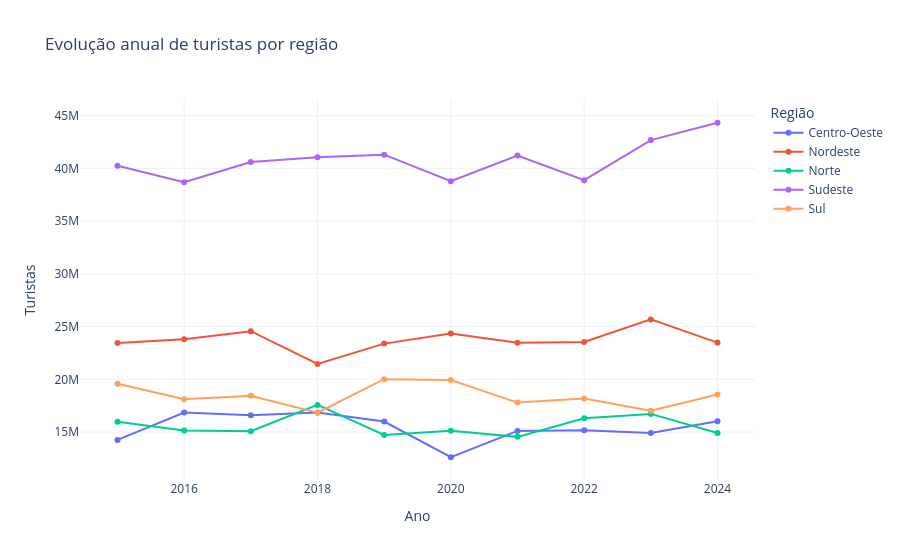

Write notebook code for a chart like this one.
### Markdown cell above
### 8.9 Visualização interativa (Plotly)

### Code cell
evolucao_regiao = base.groupby(["ano", "regiao"], as_index=False)["turistas"].sum()
figura = px.line(evolucao_regiao, x="ano", y="turistas", color="regiao", markers=True,
                 title="Evolução anual de turistas por região",
                 labels={"turistas": "Turistas", "ano": "Ano", "regiao": "Região"},
                 template="plotly_white")
figura.show()

### Figure 1 — Plotly figure (JSON) as saved in the notebook; plotly's stock layout.template omitted (floating-point values rounded to 4 significant figures)
{"data": [{"hovertemplate": "Região=Centro-Oeste<br>Ano=%{x}<br>Turistas=%{y}<extra></extra>", "legendgroup": "Centro-Oeste", "line": {"color": "#636efa", "dash": "solid"}, "marker": {"symbol": "circle"}, "mode": "lines+markers", "name": "Centro-Oeste", "orientation": "v", "showlegend": true, "type": "scatter", "x": [2015, 2016, 2017, 2018, 2019, 2020, 2021, 2022, 2023, 2024], "xaxis": "x", "y": [14255443, 16856581, 16592792, 16861571, 15996182, 12613499, 15111896, 15182964, 14914084, 16018199], "yaxis": "y"}, {"hovertemplate": "Região=Nordeste<br>Ano=%{x}<br>Turistas=%{y}<extra></extra>", "legendgroup": "Nordeste", "line": {"color": "#EF553B", "dash": "solid"}, "marker": {"symbol": "circle"}, "mode": "lines+markers", "name": "Nordeste", "orientation": "v", "showlegend": true, "type": "scatter", "x": [2015, 2016, 2017, 2018, 2019, 2020, 2021, 2022, 2023, 2024], "xaxis": "x", "y": [23443772, 23796079, 24563625, 21461579, 23386993, 24336515, 23461998, 23540839, 25680829, 23484052], "yaxis": "y"}, {"hovertemplate": "Região=Norte<br>Ano=%{x}<br>Turistas=%{y}<extra></extra>", "legendgroup": "Norte", "line": {"color": "#00cc96", "dash": "solid"}, "marker": {"symbol": "circle"}, "mode": "lines+markers", "name": "Norte", "orientation": "v", "showlegend": true, "type": "scatter", "x": [2015, 2016, 2017, 2018, 2019, 2020, 2021, 2022, 2023, 2024], "xaxis": "x", "y": [15985437, 15157310, 15089401, 17575921, 14720221, 15130949, 14545873, 16303202, 16723826, 14909014], "yaxis": "y"}, {"hovertemplate": "Região=Sudeste<br>Ano=%{x}<br>Turistas=%{y}<extra></extra>", "legendgroup": "Sudeste", "line": {"color": "#ab63fa", "dash": "solid"}, "marker": {"symbol": "circle"}, "mode": "lines+markers", "name": "Sudeste", "orientation": "v", "showlegend": true, "type": "scatter", "x": [2015, 2016, 2017, 2018, 2019, 2020, 2021, 2022, 2023, 2024], "xaxis": "x", "y": [40256143, 38688372, 40611477, 41049586, 41297274, 38780621, 41220855, 38884794, 42679020, 44324727], "yaxis": "y"}, {"hovertemplate": "Região=Sul<br>Ano=%{x}<br>Turistas=%{y}<extra></extra>", "legendgroup": "Sul", "line": {"color": "#FFA15A", "dash": "solid"}, "marker": {"symbol": "circle"}, "mode": "lines+markers", "name": "Sul", "orientation": "v", "showlegend": true, "type": "scatter", "x": [2015, 2016, 2017, 2018, 2019, 2020, 2021, 2022, 2023, 2024], "xaxis": "x", "y": [19576064, 18109442, 18443024, 16836431, 20010979, 19939858, 17793236, 18184597, 17026793, 18555043], "yaxis": "y"}], "layout": {"legend": {"title": {"text": "Região"}, "tracegroupgap": 0}, "title": {"text": "Evolução anual de turistas por região"}, "xaxis": {"anchor": "y", "domain": [0.0, 1.0], "title": {"text": "Ano"}}, "yaxis": {"anchor": "x", "domain": [0.0, 1.0], "title": {"text": "Turistas"}}}}
